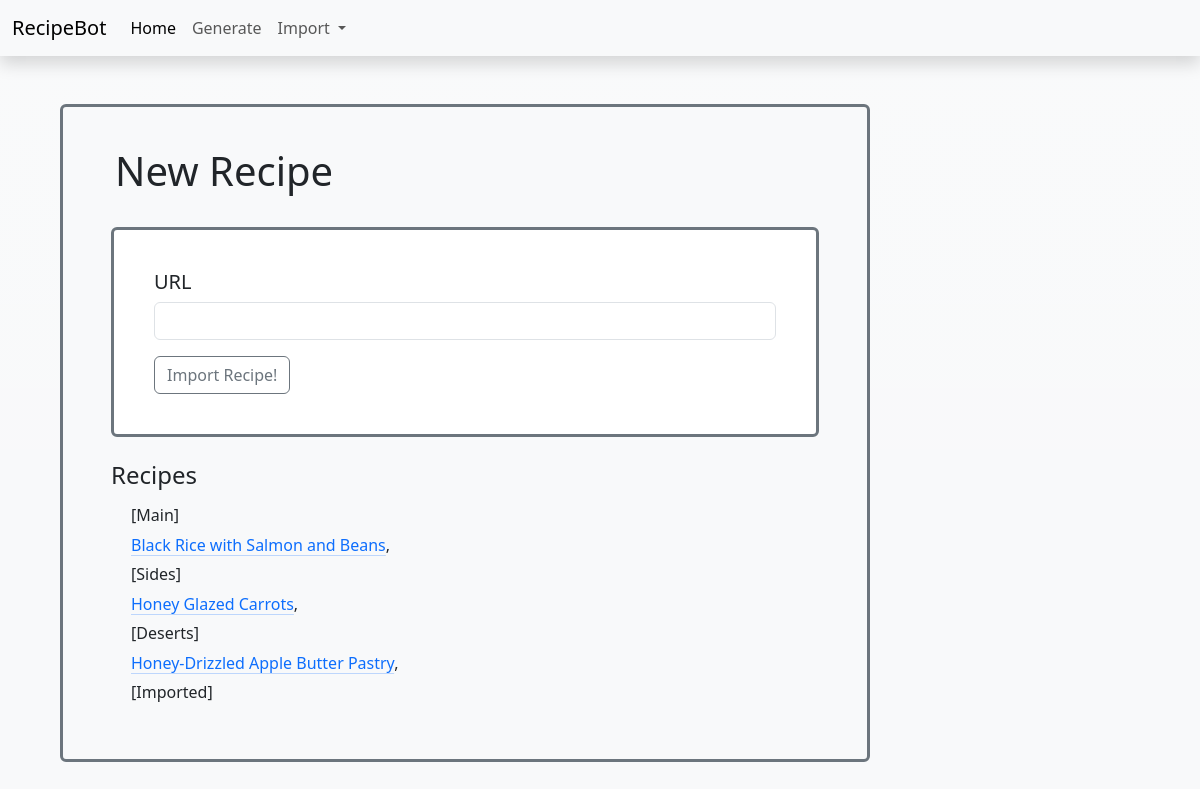
Before: /import_recipe with the older database file.
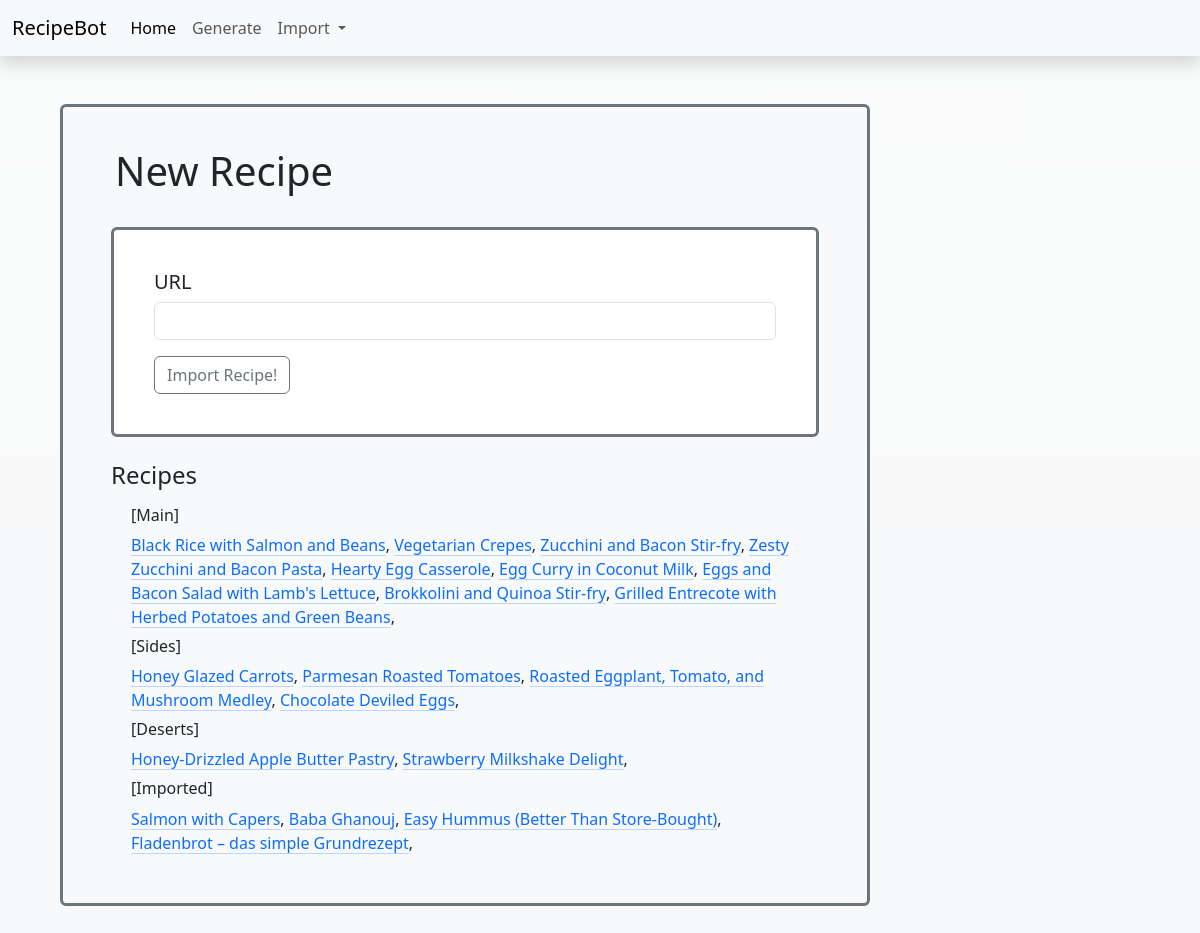
After: the same page with the newer database file.
### app/models.py (models this page shows, shortened)
class Recipe(db.Model):
    id = db.Column(db.Integer, primary_key=True)
    title = db.Column(db.String(64), index=True)
    image_id = db.Column(db.String(64))
    vegetarian = db.Column(db.Boolean())
    dish_type = db.Column(db.String(64))
    timestamp = db.Column(db.DateTime, index=True, default=datetime.utcnow)
    ingredients = db.relationship('Ingredients', backref='recipe', lazy='dynamic')
    instructions = db.relationship('Instructions', backref='recipe', lazy='dynamic')

### app/routes.py (the view, shortened to what this page needs)
@app.route('/import_recipe',methods=['GET', 'POST'])
def import_recipe():
    form = ImportForm()
    recipes = Recipe.query.all()
    return render_template('import.html', title='Recipe Bot', form=form, recipes = recipes)

### app/forms.py
class ImportForm(FlaskForm):
    url = StringField('URL', validators=[DataRequired()])
    submit = SubmitField('Import Recipe!')

### app/templates/import.html (shortened to what this page needs)
{% extends "base.html" %}
{% import 'bootstrap/wtf.html' as wtf %}
{% block app_content %}
<div class="content rounded bg-light text-dark p-4 border border-3 border-secondary w-75 ">
    <div class="row m-3">
        <h1>New Recipe</h1>
    </div>
    <div class="d-flex align-items-center justify-content-center m-4">
        <div class="row rounded bg-white text-dark border border-3 border-secondary w-100">
            <div class = "col p-4">
                <form action="" method="post" novalidate>
                    <div class="form-group m-3">
                        <h5>{{ form.url.label }}</h5>
                        {{ form.url(class="form-control") }}
                    </div>
                    <div class="m-3">
                    {{ form.submit(class="btn btn-outline-secondary") }}
                    </div>
                </form>
            </div>
        </div>
    </div>
    <div class="m-4">
        <div class="row">
            <h4>Recipes</h4>
        </div>
    <div class="row m-2">
        <div class="col">
            <h6>[Main]</h6>
            {% for recipe in recipes %}
                {% if recipe.dish_type == 'main dish' %}
                    <a href="{{ url_for('recipe', id=recipe.id) }}" class="link-primary link-offset-2 link-underline-opacity-25 link-underline-opacity-100-hover">{{recipe.title}}</a>,
                {% endif %}
            {% endfor %}
        </div>
    </div>
    <div class="row m-2">
        <div class="col">
            <h6>[Sides]</h6>
            {% for recipe in recipes %}
                {% if recipe.dish_type == 'side dish' %}
                    <a href="{{ url_for('recipe', id=recipe.id) }}" class="link-primary link-offset-2 link-underline-opacity-25 link-underline-opacity-100-hover">{{recipe.title}}</a>,
                {% endif %}
            {% endfor %}
        </div>
    </div>
    <div class="row m-2">
        <div class="col">
            <h6>[Deserts]</h6>
            {% for recipe in recipes %}
                {% if recipe.dish_type == 'desert' %}
                    <a href="{{ url_for('recipe', id=recipe.id) }}" class="link-primary link-offset-2 link-underline-opacity-25 link-underline-opacity-100-hover">{{recipe.title}}</a>,
                {% endif %}
            {% endfor %}
        </div>
    </div>
    <div class="row m-2">
        <div class="col">
            <h6>[Imported]</h6>
            {% for recipe in recipes %}
                {% if recipe.dish_type == 'imported' %}
                    <a href="{{ url_for('recipe', id=recipe.id) }}" class="link-primary link-offset-2 link-underline-opacity-25 link-underline-opacity-100-hover">{{recipe.title}}</a>,
                {% endif %}
            {% endfor %}
        </div>
    </div>
    </div>
</div>
{% endblock %}

Changed rows visible on the page:
added Recipe: title "Vegetarian Crepes", shown under "[Main]"
added Recipe: title "Zucchini and Bacon Stir-fry", shown under "[Main]"
added Recipe: title "Zesty Zucchini and Bacon Pasta", shown under "[Main]"
added Recipe: title "Hearty Egg Casserole", shown under "[Main]"
added Recipe: title "Egg Curry in Coconut Milk", shown under "[Main]"
added Recipe: title "Eggs and Bacon Salad with Lamb's Lettuce", shown under "[Main]"
added Recipe: title "Brokkolini and Quinoa Stir-fry", shown under "[Main]"
added Recipe: title "Grilled Entrecote with Herbed Potatoes and Green Beans", shown under "[Main]"
added Recipe: title "Parmesan Roasted Tomatoes", shown under "[Sides]"
added Recipe: title "Roasted Eggplant, Tomato, and Mushroom Medley", shown under "[Sides]"
added Recipe: title "Chocolate Deviled Eggs", shown under "[Sides]"
added Recipe: title "Strawberry Milkshake Delight", shown under "[Deserts]"
added Recipe: title "Salmon with Capers", shown under "[Imported]"
added Recipe: title "Baba Ghanouj", shown under "[Imported]"
added Recipe: title "Easy Hummus (Better Than Store-Bought)", shown under "[Imported]"
added Recipe: title "Fladenbrot – das simple Grundrezept", shown under "[Imported]"
